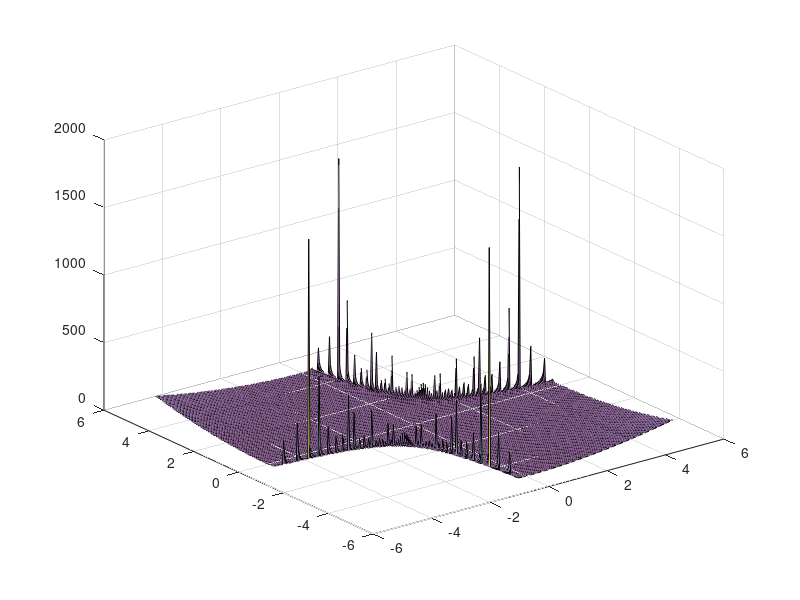

Write MATLAB code to recreate this figure. (Note: this script raises an error after producing the figure.)

%% Example 2

clear;close all;

A = -1; B = 1; C = 1;
Q = 1; R = 1;
V = 1; W = 1;


Ak = 1 - 2*sqrt(2);

%Ak = -2;
%% compute LQG cost

Num = 250;

J1 = zeros(Num,Num);

b1 = linspace(-5,5,Num);
c1 = linspace(-5,5,Num);
for i = 1:Num
    for j = 1:Num
    
    Bk = b1(i);
    Ck = c1(j);
    hA = [A B*Ck;Bk*C Ak];
    if max(real(eig(hA))) < 0
        X = lyap(hA,blkdiag(W,Bk*V*Bk'));
        J1(i,j) = trace(blkdiag(Q,Ck'*R*Ck')*X);
    else
        J1(i,j) = inf;
    end
    end
end

% J2 = zeros(Num,Num);
% b2 = linspace(0,5,Num);
% c2 = linspace(-5,0,Num);
% for i = 1:Num
%     for j = 1:Num
%     
%     Bk = b2(i);
%     Ck = c2(j);
%     hA = [A B*Ck;Bk*C Ak];
%     if max(real(eig(hA))) < 0
%         X = lyap(hA,blkdiag(W,Bk*V*Bk'));
%         J2(i,j) = trace(blkdiag(Q,Ck'*R*Ck')*X);
%     else
%         J2(i,j) = inf;
%     end
%     end
% end


% plot

figure
[X1,Y1] = meshgrid(b1,c1);
s = surf(X1,Y1,J1,'FaceAlpha',0.6);
s.EdgeColor = 'none';
hold on;
zlim([0 100]);

% [X2,Y2] = meshgrid(b2,c2);
% s = surf(X2,Y2,J2,'FaceAlpha',0.6);
% s.EdgeColor = 'none';
% zlim([0,500]);

Bk = -1+sqrt(2);
Ck = 1 - sqrt(2);
hA = [A B*Ck;Bk*C Ak];
if max(real(eig(hA))) < 0
    X = lyap(hA,blkdiag(W,Bk*V*Bk'));
    z = trace(blkdiag(Q,Ck'*R*Ck')*X);   % same with the value below
end

z1 = min(min(J1));

Num = 100;
T = linspace(0.05,5,Num);
x = Bk./T;
y = Ck.*T;
z = ones(Num,1)*z1;
plot3(x,y,z,'r','linewidth',1.5);

%T = linspace(0.05,5,Num);
x = -Bk./T;
y = -Ck.*T;
z = ones(Num,1)*z1;
plot3(x,y,z,'r','linewidth',1.5);

xlim([-5,5]);ylim([-5,5]);

set(gcf,'Position',[250 150 400 350]);
ylabel('$C_{K}$','Interpreter','latex','FontSize',10);
xlabel('$B_{K}$','Interpreter','latex','FontSize',10);
zlabel('$J_n$','Interpreter','latex','FontSize',10);
set(gca,'TickLabelInterpreter','latex')
view(80,20)
print(gcf,'Fig4','-painters','-depsc','-r600')




